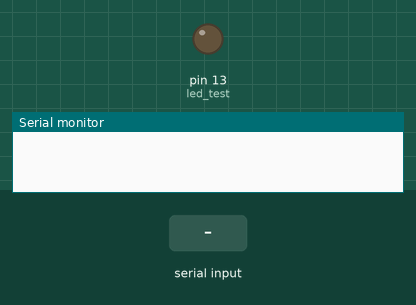
Simulated run of this sketch. Board: Arduino Uno, built with avr-gcc and run on an emulated ATmega328P. On the bench: output pins drawn as LEDs (lit = HIGH), the last lines printed to the serial monitor. Inputs (shaded band) come from the test bench.

Above: at 1.2 s.
1.3 s: byte 90 received over Serial
At 1.7 s:
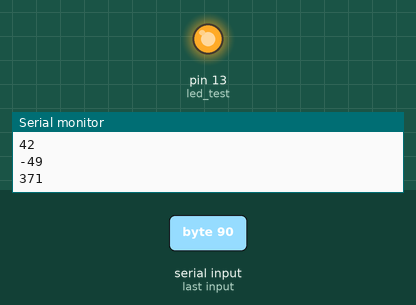
Timing chart, 0 to 4.3 s (numbered marks = the images above; inputs shaded):
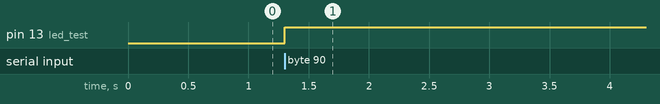

Measured:
- after the input at 1.3 s, pin 13 (led_test): LOW → HIGH at once

The sketch:

getting_weatherBlink.ino
```cpp
/*
  getting_weatherBlink
  tests getting weather data only
  Turns on an LED on for one second, then off for one second, repeatedly.
 */

// Pin 13 has an LED connected on most Arduino boards.
// give it a name:
//int led = 2;
int led_test = 13;
int offset = 48; // offset for ascii digits
int current_unit = -1; //current units digit
int current_tens = -1; //current tens digit
int current_temperature = -1; // current temperature from python weather scraper

// the setup routine runs once when you press reset:
void setup() {
  // initialize Serial
  Serial.begin(9600);

  // initialize the digital pin as an output.
  //pinMode(led, OUTPUT);
  pinMode(led_test, OUTPUT);
}

// the loop routine runs over and over again forever:
void loop() {
  //Serial.println("test\n");

  if(Serial.available() > 0){
    current_tens = Serial.read() - offset;
    //do something with what's being read in
    Serial.println("Current temperature in degrees F: ");
    /*
    digitalWrite(led_test, HIGH);
    delay(1);
    digitalWrite(led_test, LOW);
    delay(1);*/
    current_unit = Serial.read() - offset;
    current_temperature = 10*current_tens + current_unit;
    Serial.println(current_tens);
    Serial.println(current_unit);
    Serial.println(current_temperature);
    analogWrite(led_test, current_temperature*5);
    delay(2);

  }


 /*
 if(current_temperature > 32 || current_temperature <= 36){
      digitalWrite(led, HIGH);   // turn the LED on (HIGH is the voltage level)
    }
  else if(current_temperature<= 32 || current_temperature > 30){
      digitalWrite(led, LOW);    // turn the LED off by making the voltage LOW
      delay(10);               // delay
  }

  */


}
```
